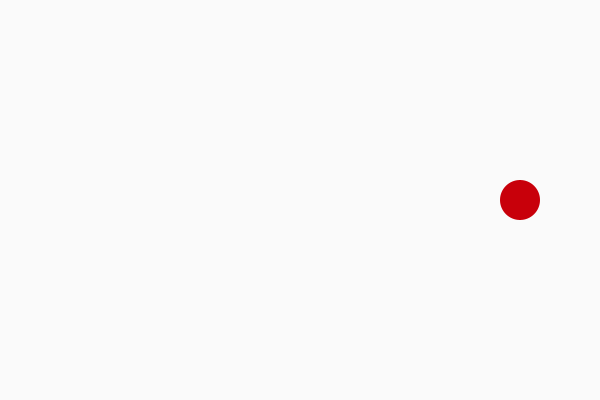
Frame 1 (no input)
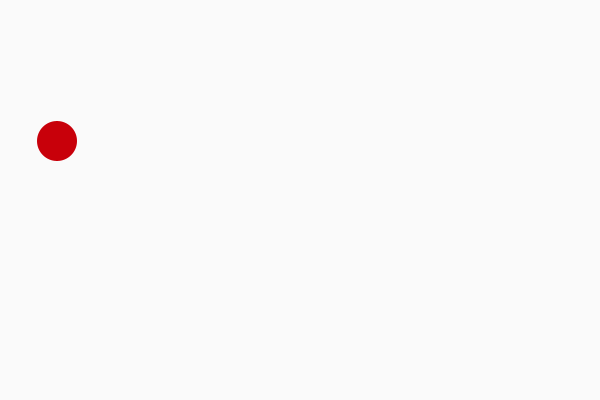
Frame 60 (the mouse pressed at the canvas centre just before this capture)
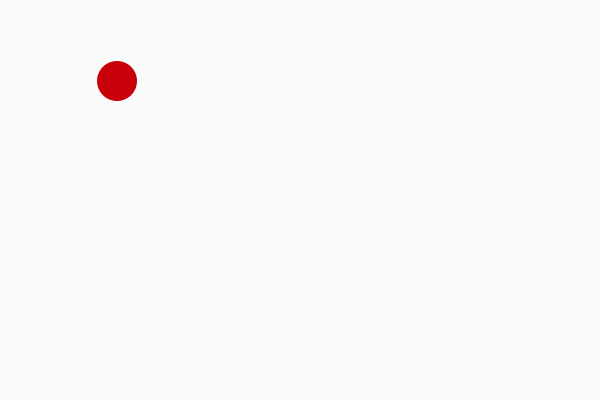
Frame 120 (the mouse held since frame 60 and released just before this capture)

The Processing sketch that drew these frames (run headless with seeded random() and noise(); from frame 60 on, the mouse is pressed at the canvas centre):

// Processing sketch: collider
// ── collider.pde
Narciso n1, n2;

float movX, movY, comodinX=-1, comodinY=-1;
void setup()
{
  size (600, 400);
  noStroke();
  n1= new Narciso();
  n2= new Narciso();
  movY=n1.getPxPy()[1];
}


void draw ()
{
  background (250);
  // n1.setPxPy(mouseX, mouseY);
  /*  if (n1.getPxPy()[0]+n1.getCollider()<n2.getPxPy()[0]+n2.getCollider())
   {
   n2.setPxPy(n1.getPxPy()[0]+100, n1.getPxPy()[1]);
   }
   */
  n1.dibuja();
  //  n2.dibuja();
  movimiento();

  println(movX);
}


void movimiento()
{
  if (n1.getPxPy()[0]> width || n1.getPxPy()[0]<0)
  {
    comodinX*=-1;
  }

  if (n1.getPxPy()[1]> height || n1.getPxPy()[1]<0)
  {
    comodinY*=-1;
  }

  movX+=comodinX;
  movY+=comodinY;

  n1.setPxPy(movX, movY);
}

void colision()
{

  
}

// ── class_Narciso.pde
class Narciso
{
  float tx, ty, px, py, tam;
  color farbe= RGB;
  float alpha;
  Narciso()
  {
    tam= 40;

    px=width-tam*2;
    py= height/2;
    farbe= color(200, 0, 10);
    alpha=255;
  }

  Narciso(float px_, float py_, float tam_, float alpha_)
  {
    tam= tam_;

    px=px_;
    py= py_;
    farbe= color(200, 0, 10);
    alpha= alpha_;
  }

  void dibuja()
  {
    pushMatrix();
    pushStyle();
    fill(farbe, alpha);
    ellipse(px, py, tam, tam);
    popStyle();
    popMatrix();
  }

  void setPxPy(float px_, float py_)
  {

    px= px_;
    py= py_;
  }

  void setPx(float px_)
  {

    px=px_;
  }
  void setPy(float py_)
  {

    py=py_;
  }
  void setTxTy(float tx_, float ty_)
  {
    tx=tx_;
    ty=ty_;
  }

  void setTam(float tam_)
  {
    tam=tam_;
  }

  void setFarbe(color farbe_)
  {
    farbe= farbe_;
  }

  void setAlpha(float alpha_)
  {
    alpha= alpha_;
  }


  float getTam()
  {
    return tam;
  }

  float [] getPxPy()
  {
    float [] pxy= new float []{px, py};
    return pxy;
  }

  float getAlpha()
  {
    return alpha;
  }
  
  float getCollider()
  {
   return dist(px,py,px+tam,py+tam); 
  }
  
}//____ cierra class Narciso
